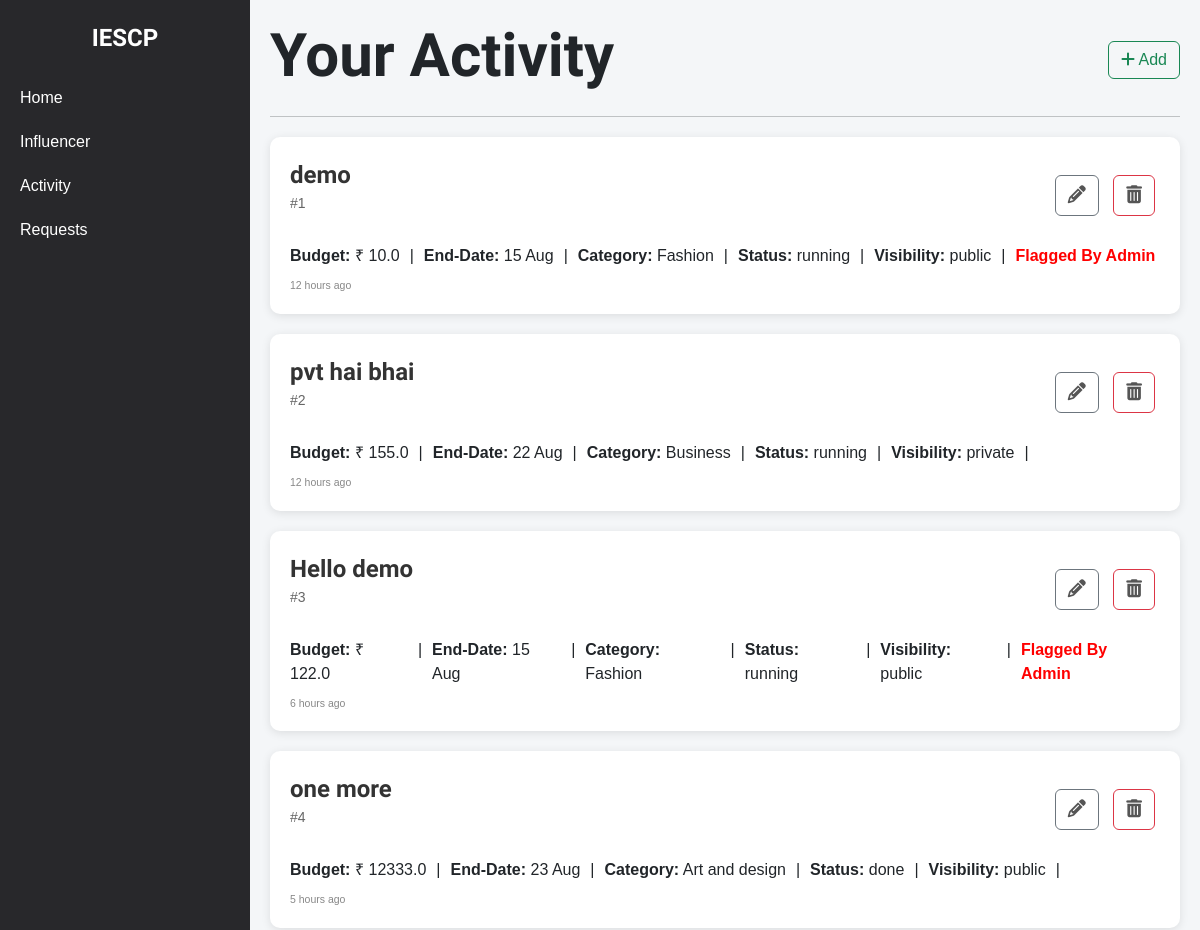
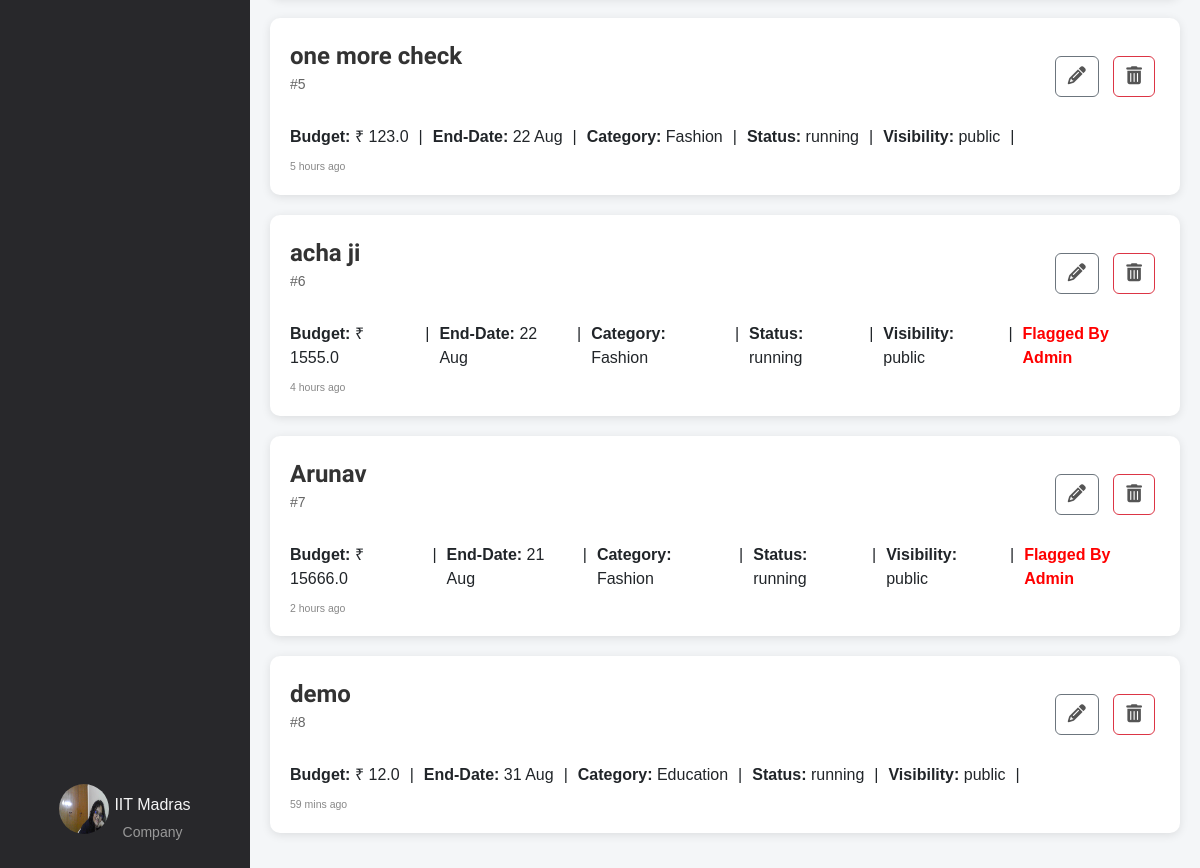
Screenshot of /company/activity (signed in) with the database file from the repository (2 pictures, top to bottom).
### models.py (models this page shows)
class Company(db.Model):
    __tablename__ = 'company'
    id = db.Column(db.Integer, primary_key=True)
    company_name = db.Column(db.String(100), nullable=False)
    username = db.Column(db.String(50), unique=True, nullable=False)
    email = db.Column(db.String(120), unique=True, nullable=False)
    password_hash = db.Column(db.String(128), nullable=False)
    phone_number = db.Column(db.String(20), nullable=False)
    address = db.Column(db.String(200), nullable=False)
    industry = db.Column(db.String(100), nullable=False)
    other_industry = db.Column(db.String(100), nullable=True)
    website = db.Column(db.String(200), nullable=False)
    description = db.Column(db.Text, nullable=False)
    social_media_link = db.Column(db.String(200), nullable=False)
    logo = db.Column(db.String(200), nullable=False)
    campaigns = db.relationship('Campaign', backref='company', lazy=True)

class Campaign(db.Model):
    __tablename__ = 'campaign'
    id = db.Column(db.Integer, primary_key=True)
    title = db.Column(db.String(200), nullable=False)
    description = db.Column(db.Text, nullable=False)
    budget = db.Column(db.Float, nullable=False)
    start_date = db.Column(db.Date, nullable=False)
    end_date = db.Column(db.Date, nullable=False)
    company_id = db.Column(db.Integer, db.ForeignKey('company.id'), nullable=False)
    admin_id = db.Column(db.Integer, db.ForeignKey('admin.id'), nullable=False, default=1)
    status = db.Column(db.String(50), nullable=False, default='pending')
    category = db.Column(db.String(255), nullable=False)
    created_at = db.Column(db.DateTime, nullable=False, default=datetime.utcnow)
    visibility = db.Column(db.String(50), nullable=False, default='public')
    influencers = db.relationship('Influencer', secondary=influencer_campaign_association, back_populates='campaigns')
    is_flag = db.Column(db.Boolean, nullable=False, default=False)
    @property
    def created_at_ist(self):
        utc_time = self.created_at.replace(tzinfo=timezone('UTC'))
        ist_time = utc_time.astimezone(timezone('Asia/Kolkata'))
        return ist_time

### company_routes.py (the view)
@app.route('/company/activity')
@company_auth_required
def company_activity():
    user = Company.query.get(session['company_id'])
    campaigns = Campaign.query.filter_by(company_id=session['company_id']).all()
    return render_template('company_activity.html', campaigns=campaigns, user=user)

### company_routes.py (called while the page is built)
def company_auth_required(func):
    @wraps(func)
    def func3(*args, **kwargs):
        if 'company_id' in session:
            return func(*args, **kwargs)
        else:
            flash("Please login first")
            return redirect(url_for('company_login'))
    return func3

### templates/company_activity.html (shortened to what this page needs)
{% extends 'layout.html' %}
{% block content %}
    <div class="container-box">
        <div class="sidebar">
            <div class="logo">IESCP</div>
            <ul>
                <li><a href="{{url_for('company_home')}}">Home</a></li>
                <li><a href="{{url_for('influencer_search')}}">Influencer</a></li>
                <li><a href="{{url_for('company_activity')}}">Activity</a></li>
                <li><a href="{{url_for('company_requests')}}">Requests</a></li>
            </ul>
            <div class="profile">
                <a href="{{ url_for('company_dashboard') }}">
                    <img src="{{ url_for('static', filename='profile_upload/company/' + user.username + '/' + user.logo) }}" alt="Profile Picture">
                    <div class="profile-name-category">
                        <span class="company_name">{{ user.company_name }}</span>
                        <span class="category">Company</span>
                    </div>
                </a>
            </div>
        </div>
        <div class="container">
            <div class="activity-heading">
                <h1>Your Activity</h1>
                <a href="{{url_for('campaign_add')}}" class="btn btn-outline-success"><i class="fa-solid fa-plus"></i> Add</a>
            </div>
            <hr>
            {% for campaign in campaigns %}
            <div class="campaign">
                <div class="campaign-main-details">
                    <div class="campaign-title">
                        <a href="{{ url_for('campaign_view', campaign_id=campaign.id) }}">{{ campaign.title }}</a>
                        <p>#{{ campaign.id }}</p>
                    </div>
                    <div class="campaign-actions">
                        <a href="{{ url_for('campaign_edit', campaign_id=campaign.id) }}" class="btn btn-outline-secondary">
                            <i class="fa fa-pencil "></i>
                        </a>
                        <a href="{{ url_for('campaign_delete', campaign_id=campaign.id) }}" class="btn btn-outline-danger">
                            <i class="fa fa-trash"></i>
                        </a>
                    </div>
                </div>
                <div class="campaign-details">
                    <div>
                        <strong>Budget:</strong> &#x20B9; {{ campaign.budget }}
                    </div> |
                    <div>
                        <strong>End-Date:</strong> {{ campaign.end_date.strftime('%d %b') }}
                    </div> |
                    <div>
                        <strong>Category:</strong> {{ campaign.category }}
                    </div> |
                    <div>
                        <strong>Status:</strong> {{ campaign.status }}
                    </div> |
                    <div>
                        <strong>Visibility:</strong> {{ campaign.visibility }}
                    </div> |
                    {% if campaign.is_flag %}
                    <div style="color: red; font-weight: bold;">
                        Flagged By Admin
                    </div>
                    {% endif %}
                </div>
                <div class="campaign-meta">
                    <small class="campaign-timestamp" data-created-at="{{ campaign.created_at_ist.isoformat() }}"></small>
                </div>
            </div>
            {% endfor %}
        </div>
    </div>
{% endblock %}

### templates/company_activity.html (style rules this page uses)
body { font-family: Arial, sans-serif; margin: 0; padding: 0; height: 100vh; background-color: #f4f6f8; overflow: hidden; }
.container-box { display: flex; width: 100%; height: 100vh; }
a { text-decoration: none; color: whitesmoke; }
.sidebar { width: 250px; background-color: #28282B; color: white; display: flex; flex-direction: column; align-items: center; padding-top: 20px; position: sticky; top: 0; height: 100vh; overflow-y: auto; }
.sidebar .logo { font-size: 24px; font-weight: bold; margin-bottom: 20px; font-family: 'Lexend Deca', sans-serif; font-weight: 600; }
.sidebar ul { list-style-type: none; padding: 0; width: 100%; }
.sidebar ul li { width: 100%; }
.sidebar ul li a { display: block; padding: 10px 20px; color: white; text-decoration: none; }
.sidebar .profile { margin-top: auto; text-align: center; padding: 10px; }
.profile .category { font-size: 14px; color: #999; margin-top: 5px; }
.sidebar .profile img { width: 50px; height: 50px; border-radius: 50%; margin-bottom: 5px; }
.profile { display: flex; flex-direction: column; align-items: center; text-align: center; padding: 10px; margin-bottom: 20px; }
.profile a { display: flex; align-items: center; text-align: center; justify-content: center; gap: 5px; }
.profile-name-category { display: flex; flex-direction: column; align-items: center; text-align: center; justify-content: center; padding-top: 13px; }
.container .activity-heading { display: flex; justify-content: space-between; align-items: center; }
.container .activity-heading h1 { font-size: 60px; font-weight: bold; font-family: 'Lexend Deca', sans-serif; font-weight: 600; }
.campaign { background-color: #ffffff; padding: 20px; border-radius: 10px; box-shadow: 0 2px 10px rgba(0, 0, 0, 0.1); margin: 20px 0; transition: transform 0.2s, box-shadow 0.2s; position: relative; }
.campaign-main-details { display: flex; justify-content: space-between; align-items: center; margin-bottom: 10px; }
.campaign-title { display: flex; flex-direction: column; }
.campaign-title a { font-size: 24px; font-weight: bold; font-family: 'Lexend Deca', sans-serif; color: #333; text-decoration: none; }
.campaign-title p { font-size: 14px; color: #555; }
.campaign-actions a { margin: 0 5px; font-size: 18px; color: #555; }
.campaign-actions { position: relative; }
.campaign-details { display: flex; gap: 10px; margin-bottom: 10px; }
.campaign p { font-size: 14px; color: #666; margin-bottom: 20px; }
.campaign-meta { display: flex; justify-content: space-between; font-size: 12px; color: #888; }
.container { flex: 1; padding: 20px; overflow-y: auto; }

### rows the page displays
Company: username+logo (picture), company_name "IIT Madras"
Campaign: title "demo", id "1", budget "10.0", end_date "15 Aug", category "Fashion", status "running", visibility "public", is_flag "Flagged By Admin"
Campaign: title "pvt hai bhai", id "2", budget "155.0", end_date "22 Aug", category "Business", status "running", visibility "private"
Campaign: title "Hello demo", id "3", budget "122.0", end_date "15 Aug", category "Fashion", status "running", visibility "public", is_flag "Flagged By Admin"
Campaign: title "one more", id "4", budget "12333.0", end_date "23 Aug", category "Art and design", status "done", visibility "public"
Campaign: title "one more check", id "5", budget "123.0", end_date "22 Aug", category "Fashion", status "running", visibility "public"
Campaign: title "acha ji", id "6", budget "1555.0", end_date "22 Aug", category "Fashion", status "running", visibility "public", is_flag "Flagged By Admin"
Campaign: title "Arunav", id "7", budget "15666.0", end_date "21 Aug", category "Fashion", status "running", visibility "public", is_flag "Flagged By Admin"
Campaign: title "demo", id "8", budget "12.0", end_date "31 Aug", category "Education", status "running", visibility "public"
